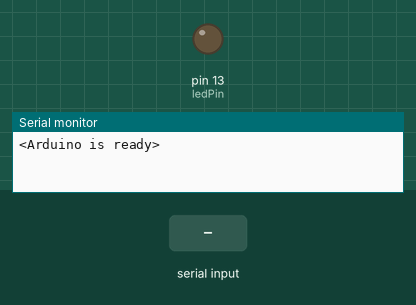
Recording of a sketch running on a simulated Arduino Uno, built with avr-gcc and run on an emulated ATmega328P. Shown: output pins drawn as LEDs (lit = HIGH), the last lines printed to the serial monitor. The inputs (shaded band) are chosen by the test bench.

Above: at 6.6 s.
6.7 s: "<Volume:60>" received over Serial
At 7.9 s:
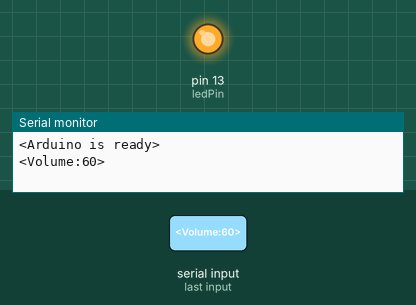
Timing chart, 0 to 9.7 s (numbered marks = the images above; inputs shaded):
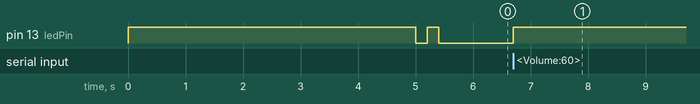

Measured:
- after the input at 6.7 s, pin 13 (ledPin): LOW → HIGH at once

The sketch:

serial_test.ino
```cpp
// This is very similar to Example 3 - Receive with start- and end-markers
//    in Serial Input Basics   http://forum.arduino.cc/index.php?topic=396450.0

const byte numChars = 64;
char receivedChars[numChars];

boolean newData = false;

byte ledPin = 13;   // the onboard LE

//===============

void setup() {
    Serial.begin(115200);
    pinMode(ledPin, OUTPUT);

    digitalWrite(ledPin, HIGH);

    delay(5000);

    digitalWrite(ledPin, LOW);
    delay(200);
    digitalWrite(ledPin, HIGH);
    delay(200);
    digitalWrite(ledPin, LOW);

    Serial.println("<Arduino is ready>");
}

//===============

void loop() {
    recvWithStartEndMarkers();
    replyToPython();
}

//===============

void recvWithStartEndMarkers() {
    static boolean recvInProgress = false;
    static byte ndx = 0;
    char startMarker = '<';
    char endMarker = '>';
    char rc;

    while (Serial.available() > 0 && newData == false) {
        rc = Serial.read();

        if (recvInProgress == true) {
            if (rc != endMarker) {
                receivedChars[ndx] = rc;
                ndx++;
                if (ndx >= numChars) {
                    ndx = numChars - 1;
                }
            }
            else {
                receivedChars[ndx] = '\0'; // terminate the string
                recvInProgress = false;
                ndx = 0;
                newData = true;
            }
        }

        else if (rc == startMarker) {
            recvInProgress = true;
        }
    }
}

//===============

void replyToPython() {
    if (newData == true) {
        Serial.print("<");
        //Serial.print(receivedChars);
        String test_string(receivedChars);
        Serial.print(test_string);
        //Serial.print("   ");
        //Serial.print(millis());
        Serial.println('>');

        if(test_string == "Volume:60"){
          digitalWrite(ledPin, HIGH);
        }
        else{
          digitalWrite(ledPin, LOW);
        }

        //    // change the state of the LED everytime a reply is sent
        //digitalWrite(ledPin, ! digitalRead(ledPin));
        newData = false;
    }
}

//===============
```
